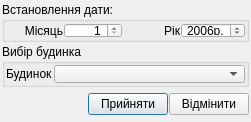
<?xml version="1.0" encoding="UTF-8"?>
<ui version="4.0">
 <class>tke_Dialog_print_kvytancii</class>
 <widget class="QDialog" name="tke_Dialog_print_kvytancii">
  <property name="geometry">
   <rect>
    <x>0</x>
    <y>0</y>
    <width>251</width>
    <height>122</height>
   </rect>
  </property>
  <property name="minimumSize">
   <size>
    <width>221</width>
    <height>79</height>
   </size>
  </property>
  <property name="maximumSize">
   <size>
    <width>10000</width>
    <height>10000</height>
   </size>
  </property>
  <property name="focusPolicy">
   <enum>Qt::NoFocus</enum>
  </property>
  <property name="contextMenuPolicy">
   <enum>Qt::DefaultContextMenu</enum>
  </property>
  <property name="windowTitle">
   <string>Фільтр друку квитанцій</string>
  </property>
  <property name="windowIcon">
   <iconset resource="tke/tke_rc">
    <normaloff>:/pictures/pictures/cube.png</normaloff>:/pictures/pictures/cube.png</iconset>
  </property>
  <property name="modal">
   <bool>true</bool>
  </property>
  <layout class="QVBoxLayout" name="verticalLayout">
   <property name="spacing">
    <number>2</number>
   </property>
   <property name="margin">
    <number>2</number>
   </property>
   <item>
    <widget class="QGroupBox" name="groupBox_date">
     <property name="minimumSize">
      <size>
       <width>200</width>
       <height>40</height>
      </size>
     </property>
     <property name="maximumSize">
      <size>
       <width>1000</width>
       <height>1000</height>
      </size>
     </property>
     <property name="title">
      <string>Встановлення дати:</string>
     </property>
     <layout class="QGridLayout">
      <property name="margin">
       <number>1</number>
      </property>
      <property name="spacing">
       <number>1</number>
      </property>
      <item row="0" column="0">
       <widget class="QLabel" name="label_month">
        <property name="text">
         <string>Місяць</string>
        </property>
        <property name="alignment">
         <set>Qt::AlignRight|Qt::AlignTrailing|Qt::AlignVCenter</set>
        </property>
       </widget>
      </item>
      <item row="0" column="3">
       <widget class="QLabel" name="label_year">
        <property name="text">
         <string>Рік</string>
        </property>
        <property name="alignment">
         <set>Qt::AlignRight|Qt::AlignTrailing|Qt::AlignVCenter</set>
        </property>
       </widget>
      </item>
      <item row="0" column="1">
       <widget class="QSpinBox" name="spinBox_month">
        <property name="alignment">
         <set>Qt::AlignRight|Qt::AlignTrailing|Qt::AlignVCenter</set>
        </property>
        <property name="minimum">
         <number>1</number>
        </property>
        <property name="maximum">
         <number>12</number>
        </property>
        <property name="value">
         <number>1</number>
        </property>
       </widget>
      </item>
      <item row="0" column="4">
       <widget class="QSpinBox" name="spinBox_year">
        <property name="sizePolicy">
         <sizepolicy hsizetype="Fixed" vsizetype="Fixed">
          <horstretch>0</horstretch>
          <verstretch>0</verstretch>
         </sizepolicy>
        </property>
        <property name="alignment">
         <set>Qt::AlignRight|Qt::AlignTrailing|Qt::AlignVCenter</set>
        </property>
        <property name="suffix">
         <string>р.</string>
        </property>
        <property name="prefix">
         <string/>
        </property>
        <property name="minimum">
         <number>2004</number>
        </property>
        <property name="maximum">
         <number>2015</number>
        </property>
        <property name="singleStep">
         <number>1</number>
        </property>
        <property name="value">
         <number>2006</number>
        </property>
       </widget>
      </item>
     </layout>
    </widget>
   </item>
   <item>
    <widget class="QGroupBox" name="groupBox_budynok">
     <property name="title">
      <string>Вибір будинка</string>
     </property>
     <layout class="QGridLayout">
      <property name="margin">
       <number>1</number>
      </property>
      <property name="spacing">
       <number>1</number>
      </property>
      <item row="0" column="0">
       <widget class="QLabel" name="label_month_2">
        <property name="text">
         <string>Будинок</string>
        </property>
        <property name="alignment">
         <set>Qt::AlignLeading|Qt::AlignLeft|Qt::AlignVCenter</set>
        </property>
       </widget>
      </item>
      <item row="0" column="1">
       <widget class="QComboBox" name="comboBox_budynok">
        <property name="sizePolicy">
         <sizepolicy hsizetype="Expanding" vsizetype="Fixed">
          <horstretch>0</horstretch>
          <verstretch>0</verstretch>
         </sizepolicy>
        </property>
       </widget>
      </item>
     </layout>
    </widget>
   </item>
   <item>
    <layout class="QHBoxLayout">
     <property name="spacing">
      <number>1</number>
     </property>
     <property name="margin">
      <number>0</number>
     </property>
     <item>
      <spacer>
       <property name="orientation">
        <enum>Qt::Horizontal</enum>
       </property>
       <property name="sizeHint" stdset="0">
        <size>
         <width>131</width>
         <height>31</height>
        </size>
       </property>
      </spacer>
     </item>
     <item>
      <widget class="QPushButton" name="okButton">
       <property name="text">
        <string>Прийняти</string>
       </property>
       <property name="icon">
        <iconset resource="tke/tke_rc">
         <normaloff>:/pictures/pictures/button_ok.png</normaloff>:/pictures/pictures/button_ok.png</iconset>
       </property>
       <property name="iconSize">
        <size>
         <width>12</width>
         <height>12</height>
        </size>
       </property>
      </widget>
     </item>
     <item>
      <widget class="QPushButton" name="cancelButton">
       <property name="text">
        <string>Відмінити</string>
       </property>
       <property name="icon">
        <iconset resource="tke/tke_rc">
         <normaloff>:/pictures/pictures/button_cancel.png</normaloff>:/pictures/pictures/button_cancel.png</iconset>
       </property>
       <property name="iconSize">
        <size>
         <width>12</width>
         <height>12</height>
        </size>
       </property>
      </widget>
     </item>
    </layout>
   </item>
  </layout>
 </widget>
 <tabstops>
  <tabstop>spinBox_month</tabstop>
  <tabstop>spinBox_year</tabstop>
  <tabstop>comboBox_budynok</tabstop>
  <tabstop>okButton</tabstop>
  <tabstop>cancelButton</tabstop>
 </tabstops>
 <resources>
  <include location="tke/tke_rc"/>
 </resources>
 <connections>
  <connection>
   <sender>okButton</sender>
   <signal>clicked()</signal>
   <receiver>tke_Dialog_print_kvytancii</receiver>
   <slot>accept()</slot>
   <hints>
    <hint type="sourcelabel">
     <x>278</x>
     <y>253</y>
    </hint>
    <hint type="destinationlabel">
     <x>96</x>
     <y>254</y>
    </hint>
   </hints>
  </connection>
  <connection>
   <sender>cancelButton</sender>
   <signal>clicked()</signal>
   <receiver>tke_Dialog_print_kvytancii</receiver>
   <slot>reject()</slot>
   <hints>
    <hint type="sourcelabel">
     <x>369</x>
     <y>253</y>
    </hint>
    <hint type="destinationlabel">
     <x>179</x>
     <y>282</y>
    </hint>
   </hints>
  </connection>
 </connections>
</ui>
